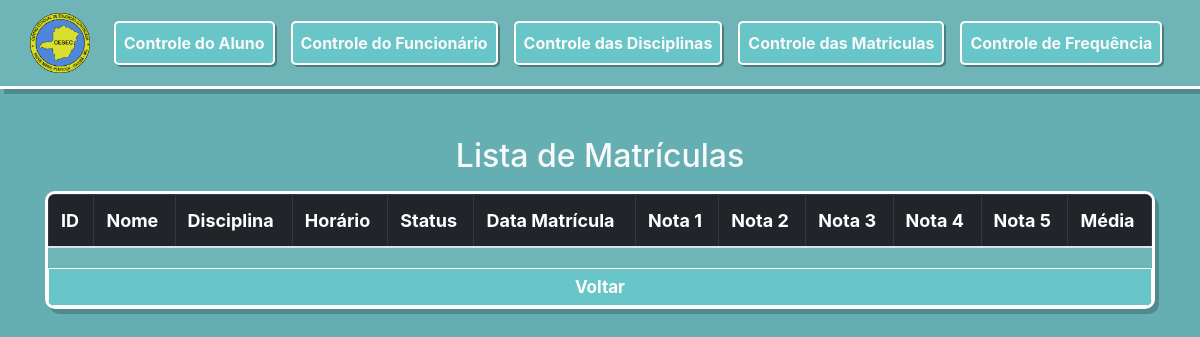
Before: /matriculas/listaMat.php with the older database file.
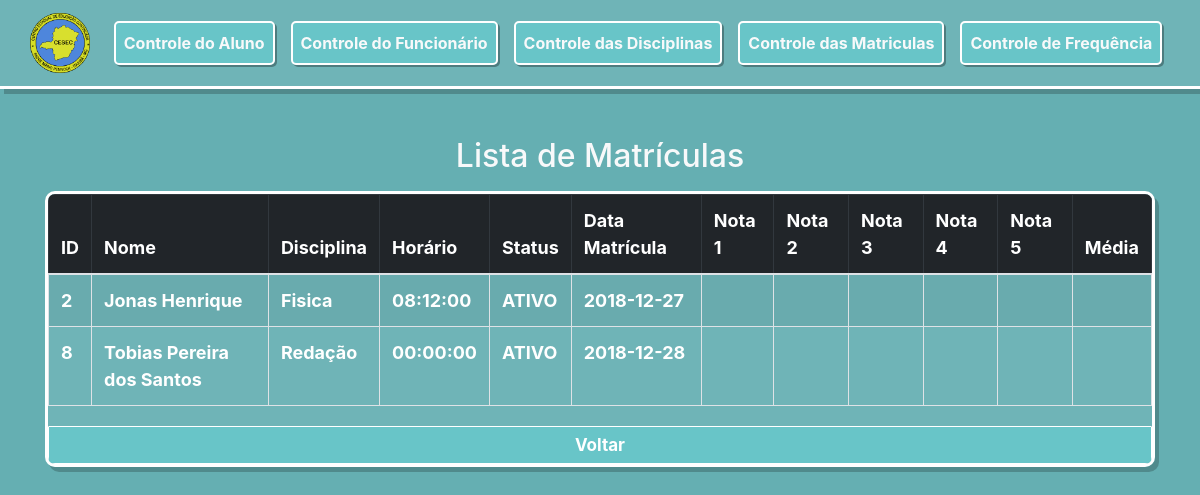
After: the same page with the newer database file.
### tables this page shows
CREATE TABLE `matricula` (
  `id` int(11) NOT NULL,
  `idAluno` int(11) NOT NULL,
  `idDisciplina` int(11) NOT NULL,
  `dataMatricula` date NOT NULL,
  `dataConclusao` date DEFAULT NULL,
  `status` set('ATIVO','INATIVO','','') NOT NULL,
  `nota1` float DEFAULT NULL,
  `nota2` float DEFAULT NULL,
  `nota3` float DEFAULT NULL,
  `nota4` float DEFAULT NULL,
  `nota5` float DEFAULT NULL,
  `media` float DEFAULT NULL,
  `horaAula` time DEFAULT NULL
);

CREATE TABLE `aluno` (
  `id` int(11) NOT NULL,
  `rg` varchar(10) NOT NULL,
  `cpf` bigint(20) NOT NULL,
  `nome` varchar(100) NOT NULL,
  `turno` int(11) NOT NULL,
  `orgaoExpedidor` varchar(10) NOT NULL,
  `mae` varchar(100) NOT NULL,
  `pai` varchar(100) DEFAULT NULL,
  `tituloEleitor` bigint(20) NOT NULL,
  `reservista` bigint(20) DEFAULT NULL,
  `sexo` varchar(10) DEFAULT NULL,
  `estadoCivil` varchar(10) DEFAULT NULL,
  `logradouro` varchar(100) DEFAULT NULL,
  `bairro` varchar(100) DEFAULT NULL,
  `complemento` varchar(100) DEFAULT NULL,
  `numeroResidencial` int(11) DEFAULT NULL,
  `cidade` varchar(50) DEFAULT NULL,
  `cep` bigint(20) DEFAULT NULL,
  `estado` varchar(4) DEFAULT NULL,
  `telefone` bigint(20) NOT NULL,
  `email` varchar(50) NOT NULL,
  `celular` bigint(20) NOT NULL,
  `status` varchar(8) NOT NULL,
  `datacadastro` date NOT NULL,
  `grauensino` varchar(15) NOT NULL
);

CREATE TABLE `disciplina` (
  `id` int(11) NOT NULL,
  `descricao` varchar(100) NOT NULL,
  `idGrauEnsino` int(11) NOT NULL,
  `idProf` int(11) NOT NULL,
  `turno` int(11) DEFAULT NULL,
  `horario` time NOT NULL
);

### funcoes.php (called while the page is built, shortened)
<?php
    function executa($query, $con) {
        $res = mysqli_query($con, $query);
        return $res;
    }
?>

### matriculas/listaMat.php (the view, shortened to what this page needs)
<!DOCTYPE html>
<html>
    <head>
		<link rel="stylesheet" href="../css/bootstrap.css" >
		<link rel="stylesheet" href="../css/Professor.css" >
    </head>
	<?php
	include_once ("../conexao.php");
	include_once ("../funcoes.php");
	$query = "SELECT * FROM matricula ORDER BY id";
	$resultado = mysqli_query($con, $query);
	?>
    <body style="background-color:#65AFB2;">
		<nav class="container-fluid mx-auto navbar navbar-expand-lg corpoMenu main-nav navbar-dark sticky-top " style="font-weight:bold; ">
			<ul class="nav navbar-nav mx-auto">
				<div class="navbar-brand">
					<a class="navbar-btn mx-auto"  href="../paginaInicialAdm.php">
						<img src="../imagens/LogoProMenu.png" alt="logo" style="width:60px;">
					</a>
				</div>
				<div class="collapse navbar-collapse text-center" id="collapsibleNavbar">
					<ul class="navbar-nav">
						<li class="nav-item botoesDoMenu ml-2 mr-2">
							<a class="nav-link text-light " href="../aluno/controleAluno.php">Controle do Aluno</a>
						</li>
						<li class="nav-item botoesDoMenu ml-2 mr-2">
							<a class="nav-link text-light" href="../professor/controleProfessor.php">Controle do Funcionário</a>
						</li>
						<li class="nav-item botoesDoMenu ml-2 mr-2">
							<a class="nav-link text-light" href="../disciplina/controleDisciplinas.php">Controle das Disciplinas</a>
						</li>
						<li class="nav-item botoesDoMenu ml-2 mr-2">
							<a class="nav-link text-light" href="controleMatriculas.php">Controle das Matriculas</a>
						</li>
						<li class="nav-item botoesDoMenu ml-2 mr-2">
							<a class="nav-link text-light " href="../frequencia/controleFrequencia.php">Controle de Frequência</a>
						</li>
					</ul>
				</div>
			</ul>
		</nav>
        <div class="container mt-5">
		<h2 class="text-light mb-3">Lista de Matrículas</h2>
                <div class="table-responsive corpoDaTable strong">
				<table class="table table-striped table-bordered">
                <thead class = "table-dark">
                    <tr>
                        <th scope = "col">ID</th>
                        <th scope = "col">Nome</th>
                        <th scope = "col">Disciplina</th>
                        <th scope = "col">Horário</th>
                        <th scope = "col">Status</th>
                        <th scope = "col">Data Matrícula</th>
                        <th scope = "col" class = "d-none d-md-table-cell">Nota 1</th>
                        <th scope = "col" class = "d-none d-md-table-cell">Nota 2</th>
                        <th scope = "col" class = "d-none d-md-table-cell">Nota 3</th>
                        <th scope = "col" class = "d-none d-md-table-cell">Nota 4</th>
                        <th scope = "col" class = "d-none d-md-table-cell">Nota 5</th>
                        <th scope = "col" class = "d-none d-md-table-cell">Média</th>
                    </tr>
                </thead>
                <tbody>
                    <?php
                        while ($r = mysqli_fetch_assoc($resultado)) {
                            echo"<tr>"
                            . "<th scope = 'row'>" . $r['id'] . "</th>";
                            $queryAluno = "SELECT nome FROM aluno WHERE id =" . $r['idAluno'] . ";";
                            $resAluno = mysqli_fetch_assoc(executa($queryAluno, $con));
                            echo "<td >" . $resAluno['nome'] . "</td>";
                            $queryDisciplina = "SELECT descricao FROM disciplina WHERE id =" . $r['idDisciplina'] . ";";
                            $resDisciplina = mysqli_fetch_assoc(executa($queryDisciplina, $con));
                            echo "<td >" . $resDisciplina['descricao'] . "</td>";
                            echo "<td>".$r['horaAula']."</td>";
                            echo "<td>".$r['status']."</td>";
                            echo "<td>".$r['dataMatricula']."</td>";
                            echo "<td class='d-none d-md-table-cell'>".$r['nota1']."</td>";
                            echo "<td class='d-none d-md-table-cell'>".$r['nota2']."</td>";
                            echo "<td class='d-none d-md-table-cell'>".$r['nota3']."</td>";
                            echo "<td class='d-none d-md-table-cell'>".$r['nota4']."</td>";
                            echo "<td class='d-none d-md-table-cell'>".$r['nota5']."</td>";
                            echo "<td class='d-none d-md-table-cell'>".$r['media']."</td>";
                            echo"</tr>";
                        }
                    ?>
                </tbody>
            </table>
			<div class="mx-auto">
				<a class="btn btn-light botaoVoltar strong form-control mt-1" href="../matriculas/controleMatriculas.php">Voltar</a>
			</div>
        </div>
		</div>
    </body>
</html>

### css/Professor.css (style rules this page uses)
.strong { font-weight:bold; }
.corpoMenu { margin-top:0px; background-color:#6fb4b7; border-bottom:3px solid white; box-shadow: 4px 5px rgba(0, 0, 0, 0.21); }
.botoesDoMenu { margin-top:3px; margin-bottom:3px; background-color:rgba(102,205,208,0.70); color:white; border:2px solid white; border-radius:5px; box-shadow: 2px 2px rgba(0, 0, 0, 0.31); }
.corpoDaTable { background-color:rgba(116,183,185,0.70); color:white; font-size:18px; border:3px solid white; border-radius:10px; box-shadow: 4px 5px rgba(0, 0, 0, 0.21); }
.botaoVoltar { background-color:rgba(102,205,208,0.70); color:white; font-size:17px; border:1px solid white; border-radius:1px; box-shadow: 2px 2px rgba(0, 0, 0, 0.31); }

Changed rows visible on the page:
added matricula: id "2", idAluno.nome "Jonas Henrique", idDisciplina.descricao "Fisica", horaAula "08:12:00", status "ATIVO", dataMatricula "2018-12-27"
added matricula: id "8", idAluno.nome "Tobias Pereira dos Santos", idDisciplina.descricao "Redação", horaAula "00:00:00", status "ATIVO", dataMatricula "2018-12-28"
